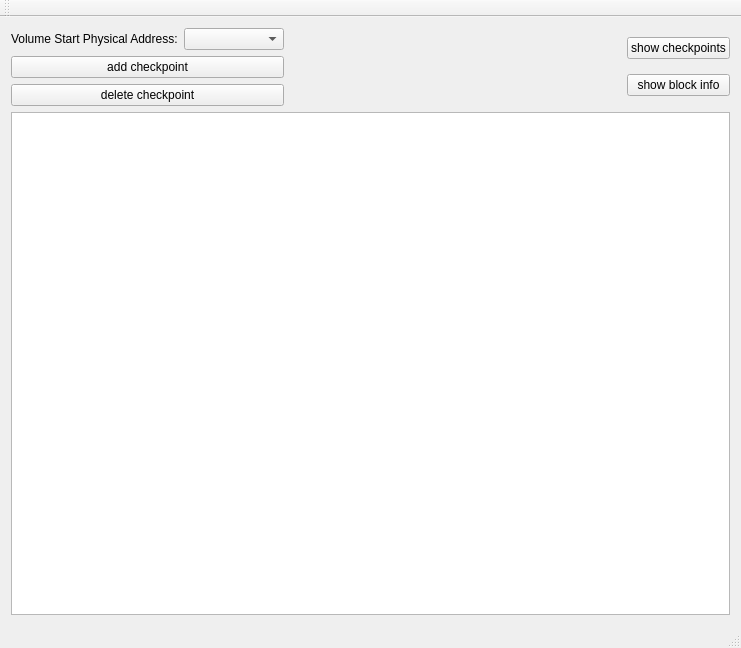
<?xml version="1.0" encoding="UTF-8"?>
<ui version="4.0">
 <class>MainWindow</class>
 <widget class="QMainWindow" name="MainWindow">
  <property name="geometry">
   <rect>
    <x>0</x>
    <y>0</y>
    <width>741</width>
    <height>648</height>
   </rect>
  </property>
  <property name="windowTitle">
   <string>MainWindow</string>
  </property>
  <widget class="QWidget" name="centralWidget">
   <layout class="QVBoxLayout" name="verticalLayout">
    <item>
     <layout class="QHBoxLayout" name="horizontalLayout_2">
      <property name="sizeConstraint">
       <enum>QLayout::SetMinimumSize</enum>
      </property>
      <item>
       <layout class="QVBoxLayout" name="verticalLayout_2">
        <item>
         <layout class="QHBoxLayout" name="horizontalLayout_3">
          <item>
           <widget class="QLabel" name="label">
            <property name="text">
             <string>Volume Start Physical Address:</string>
            </property>
           </widget>
          </item>
          <item>
           <widget class="QComboBox" name="cboxAddr">
            <property name="minimumSize">
             <size>
              <width>100</width>
              <height>0</height>
             </size>
            </property>
           </widget>
          </item>
         </layout>
        </item>
        <item>
         <widget class="QPushButton" name="pushButton_2">
          <property name="text">
           <string>add checkpoint</string>
          </property>
         </widget>
        </item>
        <item>
         <widget class="QPushButton" name="btnDelete">
          <property name="text">
           <string>delete checkpoint</string>
          </property>
         </widget>
        </item>
       </layout>
      </item>
      <item>
       <spacer name="horizontalSpacer">
        <property name="orientation">
         <enum>Qt::Horizontal</enum>
        </property>
        <property name="sizeHint" stdset="0">
         <size>
          <width>40</width>
          <height>20</height>
         </size>
        </property>
       </spacer>
      </item>
      <item>
       <layout class="QVBoxLayout" name="verticalLayout_4">
        <item>
         <widget class="QPushButton" name="btnShow">
          <property name="text">
           <string>show checkpoints</string>
          </property>
         </widget>
        </item>
        <item>
         <widget class="QPushButton" name="pushButton">
          <property name="text">
           <string>show block info</string>
          </property>
         </widget>
        </item>
       </layout>
      </item>
     </layout>
    </item>
    <item>
     <layout class="QHBoxLayout" name="horizontalLayout">
      <item>
       <widget class="QTableView" name="cpTabView">
        <property name="autoFillBackground">
         <bool>true</bool>
        </property>
       </widget>
      </item>
     </layout>
    </item>
   </layout>
  </widget>
  <widget class="QToolBar" name="mainToolBar">
   <attribute name="toolBarArea">
    <enum>TopToolBarArea</enum>
   </attribute>
   <attribute name="toolBarBreak">
    <bool>false</bool>
   </attribute>
  </widget>
  <widget class="QStatusBar" name="statusBar"/>
 </widget>
 <layoutdefault spacing="6" margin="11"/>
 <resources/>
 <connections/>
</ui>
